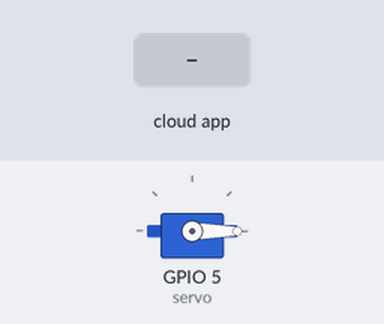
This sketch was run on a simulated ESP8266 (NodeMCU). Parts: servo. Inputs (shaded band) come from the test bench. WiFi joins after 1.5 s; servers stay silent unless stated; the local clock reads 2024-03-15 10:24:30 at power-on unless the sketch sets it; the Firebase database answers and starts empty; what the sketch prints to the serial monitor is not drawn.

Above: at 2.7 s.
2.8 s: the phone or cloud app sets SERVO to 1
At 4.5 s:
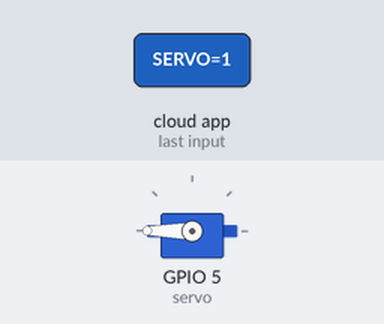
Timing chart, 0 to 6.0 s (numbered marks = the images above; inputs shaded):
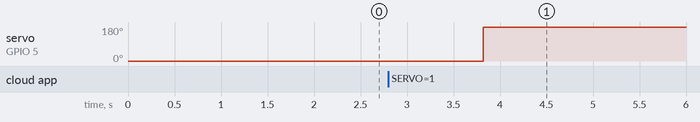

The sketch:

too_pla.ino
```cpp
#include <Firebase_ESP_Client.h>
#include <ESP8266WiFi.h>
#include <time.h>
#include <Servo.h>
#include "addons/TokenHelper.h"
#include "addons/RTDBHelper.h"

#define WIFI_SSID "iPhone acer"
#define WIFI_PASSWORD "G12345678"

#define API_KEY "AIzaSyAcl9_kUjG2XPN3klFL1BSnzJ3lhgYHWD4"
#define FIREBASE_URL "https://fishcare1-20855-default-rtdb.asia-southeast1.firebasedatabase.app/"
#define FIREBASE_KEY "nsEO9G9MHYq9acLhSBrVpVvAdQm6QOgtBhKimC0t"

Servo servo;
FirebaseData firebaseData;
FirebaseAuth auth;
FirebaseConfig config;
bool signupOK = false;
int pump_in , pump_out ,led ,serVo ,AUTO;
int buttonState;
int H_on1, M_on1, H_on2, M_on2, H_on3, M_on3,H_off3, M_off3;
int timezone = 7 * 3600;
int dst = 0;
byte time_h, time_m;

void setup() {
  //------------------Wifi ------------------
  connectWifi();//void เรียกใช้ไวไฟเอา

  servo.attach(5); //D1 จองแล้ว
  servo.write(0);

  //------------------firebase ------------------
  config.api_key = API_KEY;
   config.database_url = FIREBASE_URL;
   if (Firebase.signUp(&config, &auth, "", "")){
    Serial.println("ok");
    signupOK = true;
  }
  else{
    Serial.printf("%s\n", config.signer.signupError.message.c_str());
  }
   config.token_status_callback = tokenStatusCallback; //see addons/TokenHelper.h
 Firebase.begin(&config, &auth);
 Firebase.reconnectWiFi(true);
  //------------------เวลา--------------------------
  configTime(timezone, dst, "pool.ntp.org", "time.nist.gov");
  Serial.println("\nWaiting for Internet time");
  while (!time(nullptr)) {
    Serial.print("*");
    delay(1000);
  }
  Serial.println("\nTime response....OK");

}

void loop() {
  delay(1000);
  time_t now = time(nullptr);
  struct tm* p_tm = localtime(&now);

  time_h = p_tm->tm_hour;
  time_m = p_tm->tm_min;


  Firebase.RTDB.setInt(&firebaseData, "/STATUSNODE/FOOD", time_m);
  Firebase.RTDB.getInt(&firebaseData, "/FISH/SERVO",&serVo);


   //--------------------SERVO------------
  Serial.print("SERVO : ");
  Serial.println(serVo);


    if(serVo == 1)
    {
      servo.write(0);
      delay(1000);
      servo.write(180);
      delay(1000);
      Firebase.RTDB.setInt(&firebaseData, "/FISH/SERVO", 0);
    }
}
void connectWifi() { //ไวไฟโค้ด
  Serial.begin(9600);
  Serial.println(WiFi.localIP());
  WiFi.begin(WIFI_SSID, WIFI_PASSWORD);
  Serial.print("connecting");
  while (WiFi.status() != WL_CONNECTED) {
    Serial.print(".");
    delay(500);
  }
  Serial.println();
  Serial.print("connected: ");
  Serial.println(WiFi.localIP());
}
```

Measured:
- after the input at 2.8 s, servo on GPIO 5 (servo): 0° → 180° after 1.0 s
